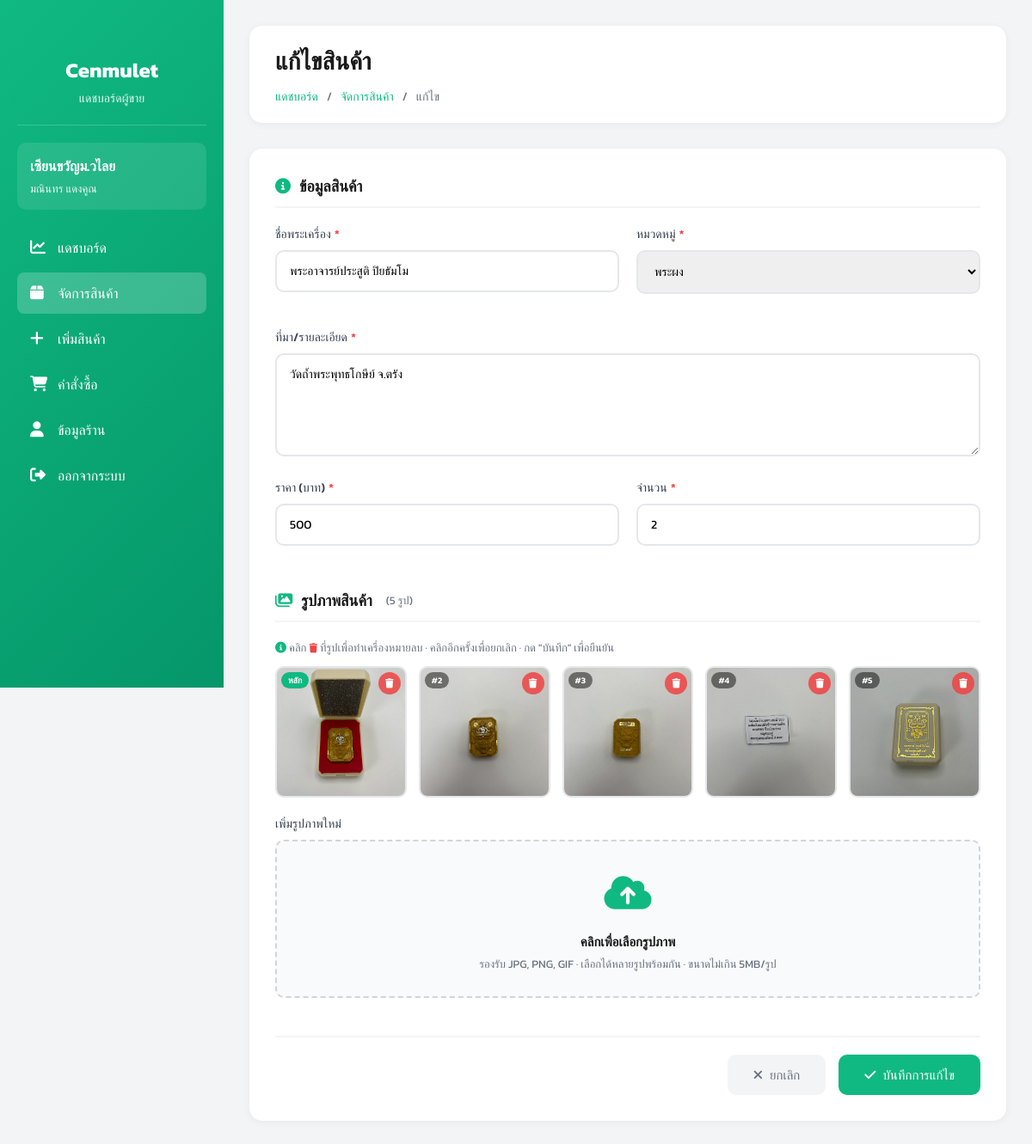
Page /views/seller/edit_product.php?id=17 (signed in) on the committed database.
### tables this page shows
CREATE TABLE sellers (
    id INTEGER PRIMARY KEY AUTOINCREMENT,
    fullname TEXT,
    store_name TEXT,
    username TEXT UNIQUE,
    password TEXT,
    address TEXT,
    img_store TEXT,
    tel TEXT,
    pay_contax TEXT,
    id_per TEXT,
    img_per TEXT,

    status TEXT DEFAULT 'pending',
    reject_reason TEXT,
    reviewed_at DATETIME
, pay_bank TEXT);

CREATE TABLE amulets (
    id INTEGER PRIMARY KEY AUTOINCREMENT,
    amulet_name TEXT,
    source TEXT,
    quantity INTEGER,
    price REAL,
    image TEXT,
    sellerId INTEGER,
    categoryId INTEGER, is_hidden INTEGER DEFAULT 0,
    FOREIGN KEY (sellerId) REFERENCES sellers(id),
    FOREIGN KEY (categoryId) REFERENCES categories(id)
);

CREATE TABLE categories (
    id INTEGER PRIMARY KEY AUTOINCREMENT,
    category_name TEXT
, is_hidden INTEGER DEFAULT 0);

CREATE TABLE amulet_images (
    id INTEGER PRIMARY KEY AUTOINCREMENT,
    amulet_id INTEGER NOT NULL,
    image TEXT NOT NULL,
    sort_order INTEGER DEFAULT 0,
    FOREIGN KEY (amulet_id) REFERENCES amulets(id)
);

### views/seller/edit_product.php (the view, shortened to what this page needs)
<?php
require_once __DIR__ . "/../../config/db.php";
$seller_id  = $_SESSION['user_id'];
$product_id = $_GET['id'] ?? null;
try {
    $stmt = $db->prepare("SELECT * FROM amulets WHERE id = :id AND sellerId = :seller_id");
    $stmt->execute([':id' => $product_id, ':seller_id' => $seller_id]);
    $product = $stmt->fetch(PDO::FETCH_ASSOC);
} catch (PDOException $e) { die("Error: " . $e->getMessage()); }
try {
    $stmt = $db->prepare("SELECT * FROM sellers WHERE id = :id");
    $stmt->execute([':id' => $seller_id]);
    $seller = $stmt->fetch(PDO::FETCH_ASSOC);
} catch (PDOException $e) { die("Error: " . $e->getMessage()); }
try {
    $categories = $db->query("SELECT * FROM categories ORDER BY category_name ASC")->fetchAll(PDO::FETCH_ASSOC);
} catch (PDOException $e) { die("Error: " . $e->getMessage()); }
try {
    $stmt = $db->prepare("SELECT * FROM amulet_images WHERE amulet_id = :id ORDER BY sort_order ASC");
    $stmt->execute([':id' => $product_id]);
    $existing_images = $stmt->fetchAll(PDO::FETCH_ASSOC);
} catch (PDOException $e) { $existing_images = []; }
?>
<!DOCTYPE html>
<html lang="th">
<head>
    <link rel="stylesheet" href="https://cdnjs.cloudflare.com/ajax/libs/font-awesome/6.5.1/css/all.min.css">
</head>
<body>
<div class="dashboard-container">
    <aside class="sidebar">
        <div class="sidebar-header">
            <h2>Cenmulet</h2>
            <p>แดชบอร์ดผู้ขาย</p>
        </div>
        <div class="user-info">
            <h3><?php echo htmlspecialchars($seller['store_name']); ?></h3>
            <p><?php echo htmlspecialchars($seller['fullname']); ?></p>
        </div>
        <ul class="sidebar-menu">
            <li><a href="/views/seller/dashboard.php"><i class="fa-solid fa-chart-line"></i> แดชบอร์ด</a></li>
            <li><a href="/views/seller/products.php" class="active"><i class="fa-solid fa-box"></i> จัดการสินค้า</a></li>
            <li><a href="/views/seller/add_product.php"><i class="fa-solid fa-plus"></i> เพิ่มสินค้า</a></li>
            <li><a href="/views/seller/orders.php"><i class="fa-solid fa-shopping-cart"></i> คำสั่งซื้อ</a></li>
            <li><a href="/views/seller/seller_profile.php"><i class="fa-solid fa-user"></i> ข้อมูลร้าน</a></li>
            <li><a href="/auth/logout.php"><i class="fa-solid fa-right-from-bracket"></i> ออกจากระบบ</a></li>
        </ul>
    </aside>
    <main class="main-content">
        <div class="top-bar">
            <h1>แก้ไขสินค้า</h1>
            <div class="breadcrumb">
                <a href="/views/seller/dashboard.php">แดชบอร์ด</a>
                <span>/</span>
                <a href="/views/seller/products.php">จัดการสินค้า</a>
                <span>/</span>
                <span>แก้ไข</span>
            </div>
        </div>
        <div class="form-container">
            <form action="/seller/edit_product_process.php" method="POST" enctype="multipart/form-data" id="editForm">
                <div class="form-section">
                    <h2 class="section-title">
                        <i class="fa-solid fa-info-circle"></i> ข้อมูลสินค้า
                    </h2>
                    <div class="form-row">
                        <div class="form-group">
                            <label for="amulet_name">ชื่อพระเครื่อง<span class="required">*</span></label>
                            <input type="text" id="amulet_name" name="amulet_name"
                                   value="<?php echo htmlspecialchars($product['amulet_name']); ?>" required>
                        </div>
                        <div class="form-group">
                            <label for="categoryId">หมวดหมู่<span class="required">*</span></label>
                            <select id="categoryId" name="categoryId" required>
                                <?php foreach ($categories as $cat): ?>
                                <option value="<?php echo $cat['id']; ?>"
                                    <?php echo ($cat['id'] == $product['categoryId']) ? 'selected' : ''; ?>>
                                    <?php echo htmlspecialchars($cat['category_name']); ?>
                                </option>
                                <?php endforeach; ?>
                            </select>
                        </div>
                    </div>
                    <div class="form-group full-width">
                        <label for="source">ที่มา/รายละเอียด<span class="required">*</span></label>
                        <textarea id="source" name="source" required><?php echo htmlspecialchars($product['source']); ?></textarea>
                    </div>
                    <div class="form-row">
                        <div class="form-group">
                            <label for="price">ราคา (บาท)<span class="required">*</span></label>
                            <input type="number" id="price" name="price"
                                   value="<?php echo $product['price']; ?>" step="0.01" min="0" required>
                        </div>
                        <div class="form-group">
                            <label for="quantity">จำนวน<span class="required">*</span></label>
                            <input type="number" id="quantity" name="quantity"
                                   value="<?php echo $product['quantity']; ?>" min="0" required>
                        </div>
                    </div>
                </div>
                <div class="form-section">
                    <h2 class="section-title">
                        <i class="fa-solid fa-images"></i>
                        รูปภาพสินค้า
                        <span style="font-size:13px;color:#6b7280;font-weight:400;margin-left:6px">
                            (<?php echo count($existing_images); ?> รูป)
                        </span>
                    </h2>
                    <?php if (!empty($existing_images)): ?>
                    <p style="font-size:13px;color:#6b7280;margin-bottom:12px">
                        <i class="fa-solid fa-circle-info" style="color:#10b981"></i>
                        คลิก <i class="fa-solid fa-trash" style="color:#ef4444;font-size:11px"></i>
                        ที่รูปเพื่อทำเครื่องหมายลบ · คลิกอีกครั้งเพื่อยกเลิก · กด "บันทึก" เพื่อยืนยัน
                    </p>
                    <div class="img-grid" id="existingGrid">
                        <?php foreach ($existing_images as $idx => $img): ?>
                        <div class="img-card" id="imgcard-<?php echo $img['id']; ?>">
                            <?php if ($idx === 0): ?>
                            <span class="img-badge">หลัก</span>
                            <?php else: ?>
                            <span class="img-order">#<?php echo $idx + 1; ?></span>
                            <?php endif; ?>
                            <img src="/uploads/amulets/<?php echo htmlspecialchars($img['image']); ?>"
                                 alt="รูป <?php echo $idx + 1; ?>">
                            <button type="button" class="img-del"
                                    onclick="toggleDelete(<?php echo $img['id']; ?>)"
                                    title="ทำเครื่องหมายลบ / ยกเลิก">
                                <i class="fa-solid fa-trash"></i>
                            </button>
                        </div>
                        <?php endforeach; ?>
                    </div>
                    <?php endif; ?>
                    <div class="form-group full-width" style="margin-top:20px">
                        <label>เพิ่มรูปภาพใหม่</label>
                        <div class="image-upload-area"
                             onclick="document.getElementById('newImagesInput').click()">
                            <div class="upload-icon">
                                <i class="fa-solid fa-cloud-arrow-up"></i>
                            </div>
                            <div class="upload-text">
                                <h3>คลิกเพื่อเลือกรูปภาพ</h3>
                                <p>รองรับ JPG, PNG, GIF · เลือกได้หลายรูปพร้อมกัน · ขนาดไม่เกิน 5MB/รูป</p>
                            </div>
                        </div>
                    </div>
                </div>
                <div class="form-actions">
                    <a href="/views/seller/products.php" class="btn btn-secondary">
                        <i class="fa-solid fa-xmark"></i> ยกเลิก
                    </a>
                    <button type="submit" class="btn btn-primary">
                        <i class="fa-solid fa-check"></i> บันทึกการแก้ไข
                    </button>
                </div>
            </form>
        </div>
    </main>
</div>
</body>
</html>

### views/seller/edit_product.php (style rules this page uses)
*, *::before, *::after { margin:0; padding:0; box-sizing:border-box; }
body { font-family:"Kanit",sans-serif; background:#f3f4f6; }
.dashboard-container { display:flex; min-height:100vh; }
.sidebar { width:260px; background:linear-gradient(135deg,#10b981 0%,#059669 100%); color:#fff; padding:20px; position:fixed; height:100vh; overflow-y:auto; }
.sidebar-header { text-align:center; padding:20px 0; border-bottom:1px solid rgba(255,255,255,.2); margin-bottom:20px; }
.sidebar-header h2 { font-size:24px; margin-bottom:5px; }
.sidebar-header p { font-size:14px; opacity:.9; }
.user-info { background:rgba(255,255,255,.1); padding:15px; border-radius:10px; margin-bottom:20px; }
.user-info h3 { font-size:16px; margin-bottom:5px; }
.user-info p { font-size:13px; opacity:.9; }
.sidebar-menu { list-style:none; }
.sidebar-menu li { margin-bottom:5px; }
.sidebar-menu a { display:flex; align-items:center; gap:12px; padding:12px 15px; color:#fff; text-decoration:none; border-radius:8px; transition:all .3s; }
.sidebar-menu a:hover, .sidebar-menu a.active { background:rgba(255,255,255,.2); }
.sidebar-menu i { font-size:18px; width:20px; }
.main-content { margin-left:260px; flex:1; padding:30px; }
.top-bar { background:#fff; padding:20px 30px; border-radius:15px; box-shadow:0 2px 10px rgba(0,0,0,.05); margin-bottom:30px; }
.top-bar h1 { font-size:28px; color:#1a1a1a; margin-bottom:10px; }
.breadcrumb { display:flex; gap:10px; align-items:center; font-size:14px; color:#6b7280; }
.breadcrumb a { color:#10b981; text-decoration:none; }
.form-container { background:#fff; padding:30px; border-radius:15px; box-shadow:0 2px 10px rgba(0,0,0,.05); max-width:900px; }
.form-section { margin-bottom:30px; }
.section-title { font-size:18px; color:#1a1a1a; margin-bottom:20px; padding-bottom:10px; border-bottom:2px solid #f3f4f6; display:flex; align-items:center; gap:10px; }
.section-title i { color:#10b981; }
.form-row { display:grid; grid-template-columns:1fr 1fr; gap:20px; margin-bottom:20px; }
.form-group { margin-bottom:20px; }
.form-group.full-width { grid-column:1/-1; }
.form-group label { display:block; font-size:14px; color:#374151; margin-bottom:8px; font-weight:500; }
.required { color:#ef4444; margin-left:4px; }
.form-group input, .form-group select, .form-group textarea { width:100%; padding:12px 15px; border:2px solid #e5e7eb; border-radius:10px; font-family:"Kanit",sans-serif; font-size:14px; outline:none; transition:all .3s; }
.form-group textarea { resize:vertical; min-height:120px; }
.img-grid { display:grid; grid-template-columns:repeat(auto-fill, minmax(130px,1fr)); gap:14px; margin-bottom:20px; }
.img-card { position:relative; border-radius:10px; overflow:hidden; border:2px solid #e5e7eb; background:#f9fafb; transition:border-color .2s, box-shadow .2s; }
.img-card img { width:100%; aspect-ratio:1/1; object-fit:cover; display:block; }
.img-badge { position:absolute; top:5px; left:5px; background:#10b981; color:#fff; font-size:10px; font-weight:700; padding:2px 8px; border-radius:99px; }
.img-order { position:absolute; top:5px; left:5px; background:rgba(0,0,0,.48); color:#fff; font-size:10px; font-weight:600; padding:2px 8px; border-radius:99px; }
.img-del { position:absolute; top:5px; right:5px; background:rgba(239,68,68,.85); color:#fff; border:none; border-radius:50%; width:26px; height:26px; display:flex; align-items:center; justify-content:center; cursor:pointer; font-size:11px; transition:background .2s, transform .15s; }
.image-upload-area { border:2px dashed #d1d5db; border-radius:10px; padding:28px; text-align:center; background:#f9fafb; transition:all .3s; cursor:pointer; }
.upload-icon { font-size:44px; color:#10b981; margin-bottom:12px; }
.upload-text h3 { font-size:15px; color:#1a1a1a; margin-bottom:5px; }
.upload-text p { font-size:13px; color:#6b7280; }
.form-actions { display:flex; gap:15px; justify-content:flex-end; margin-top:30px; padding-top:20px; border-top:2px solid #f3f4f6; }
.btn { padding:12px 30px; border-radius:10px; font-size:15px; font-weight:500; cursor:pointer; transition:all .3s; display:inline-flex; align-items:center; gap:8px; border:none; text-decoration:none; font-family:"Kanit",sans-serif; }
.btn-primary { background:#10b981; color:#fff; }
.btn-secondary { background:#f3f4f6; color:#6b7280; }

### rows in the picture
sellers: store_name "เซียนขวัญม.วไลย", fullname "มณินทร แดงคูณ"
amulets: amulet_name "พระอาจารย์ประสูติ ปิยธัมโม", categoryId "พระผง", source "วัดถ้ำพระพุทธโกษีย์ จ.ตรัง", price "500", quantity "2"
amulet_images: shows "หลัก", image (picture)
amulet_images: image (picture)
amulet_images: image (picture)
amulet_images: image (picture)
amulet_images: image (picture)

### other values in the picture
count($existing_images) "5"
